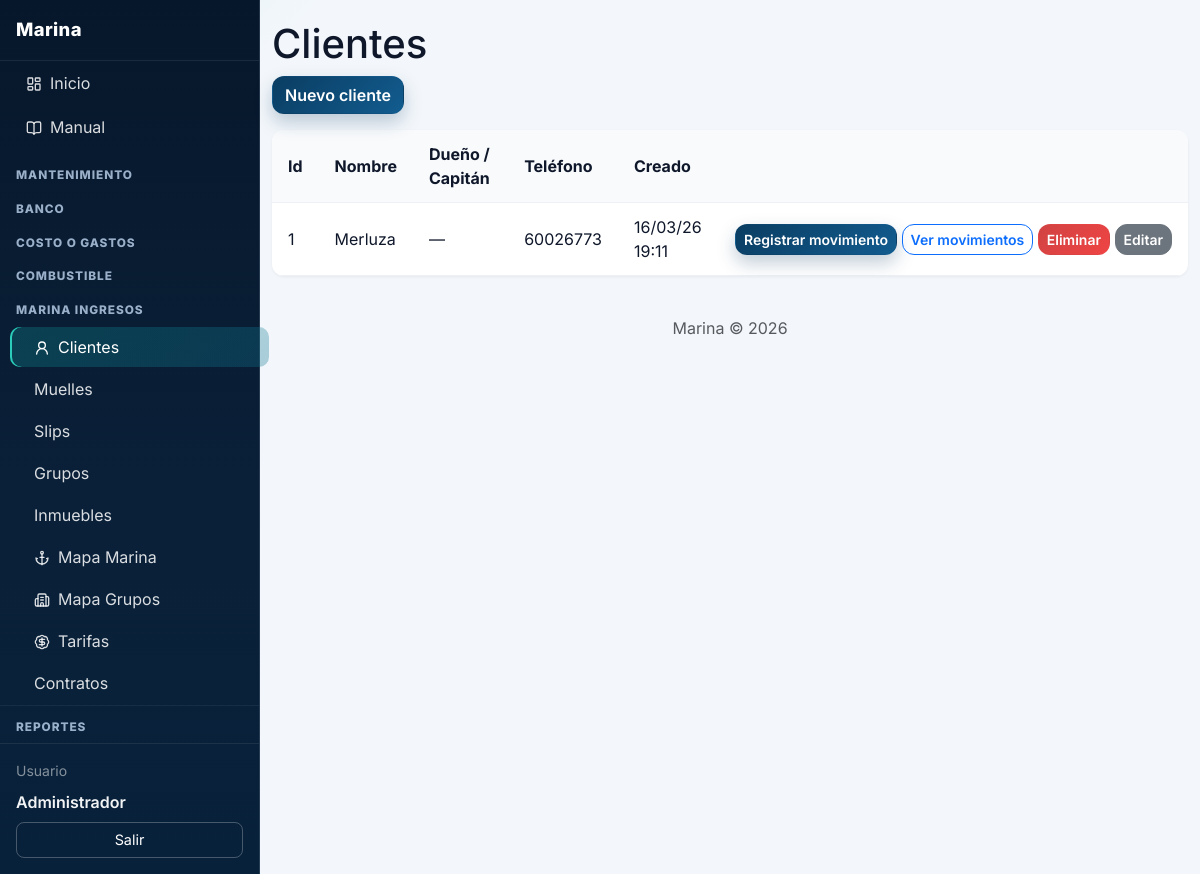
Page /index.php?p=clientes (signed in) on the committed database.
### tables this page shows
CREATE TABLE clientes (
  id INT UNSIGNED AUTO_INCREMENT PRIMARY KEY,
  nombre VARCHAR(150) NOT NULL,
  documento VARCHAR(50) NULL,
  telefono VARCHAR(50) NULL,
  email VARCHAR(100) NULL,
  direccion TEXT NULL,
  dueno_capitan VARCHAR(150) NULL COMMENT 'Dueño / Capitán',
  created_at DATETIME NOT NULL DEFAULT CURRENT_TIMESTAMP,
  updated_at DATETIME NOT NULL DEFAULT CURRENT_TIMESTAMP ON UPDATE CURRENT_TIMESTAMP,
  created_by INT UNSIGNED NULL,
  updated_by INT UNSIGNED NULL,
  FOREIGN KEY (created_by) REFERENCES usuarios(id),
  FOREIGN KEY (updated_by) REFERENCES usuarios(id)
);

### index.php (called while the page is built, shortened)
<?php
require_once __DIR__ . '/includes/funciones.php';
$p = trim($_GET['p'] ?? 'dashboard');
$p = preg_replace('/[^a-z0-9_-]/', '', $p) ?: 'dashboard';
$pagina = __DIR__ . '/pages/' . $p . '.php';
require $pagina;

### includes/funciones.php (called while the page is built, shortened)
<?php
function e(string $s): string {
    return htmlspecialchars($s, ENT_QUOTES, 'UTF-8');
}
function fechaHoraFormato(?string $fecha, string $formato = MARINA_FMT_FECHA_HORA_PANTALLA): string {
    $t = strtotime($fecha);
    return $t ? date($formato, $t) : $fecha;
}

### pages/clientes.php (the view, shortened to what this page needs)
<?php
$pdo = getDb();
?>
<?php require_once __DIR__ . '/../includes/layout.php'; ?>
<h1>Clientes</h1>
<div class="toolbar d-flex gap-2"><button type="button" class="btn btn-primary" id="btnNuevoCliente">Nuevo cliente</button></div>
<table>
    <thead><tr><th>Id</th><th>Nombre</th><th>Dueño / Capitán</th><th>Teléfono</th><th>Creado</th><th></th></tr></thead>
    <tbody>
    <?php
    $st = $pdo->query('SELECT c.* FROM clientes c ORDER BY c.nombre');
    while ($r = $st->fetch()): ?>
        <tr>
            <td><?= (int)$r['id'] ?></td>
            <td><?= e($r['nombre']) ?></td>
            <td><?= e($r['dueno_capitan'] ?? '—') ?></td>
            <td><?= e($r['telefono'] ?? '—') ?></td>
            <td><?= fechaHoraFormato($r['created_at']) ?></td>
            <td class="acciones">
                <button type="button" class="btn btn-primary btn-sm btn-registrar-mov-cliente" data-id="<?= (int)$r['id'] ?>" data-nombre="<?= e($r['nombre']) ?>">Registrar movimiento</button>
                <button type="button" class="btn btn-outline-primary btn-sm btn-ver-mov-cliente" data-id="<?= (int)$r['id'] ?>" data-nombre="<?= e($r['nombre']) ?>">Ver movimientos</button>
                <button type="button" class="btn btn-danger btn-sm btn-eliminar-cliente" data-id="<?= (int)$r['id'] ?>" data-nombre="<?= e($r['nombre']) ?>">Eliminar</button>
                <button type="button" class="btn btn-secondary btn-sm btn-editar-cliente" data-id="<?= (int)$r['id'] ?>" data-nombre="<?= e($r['nombre']) ?>" data-documento="<?= e($r['documento'] ?? '') ?>" data-telefono="<?= e($r['telefono'] ?? '') ?>" data-email="<?= e($r['email'] ?? '') ?>" data-direccion="<?= e($r['direccion'] ?? '') ?>" data-dueno-capitan="<?= e($r['dueno_capitan'] ?? '') ?>">Editar</button>
            </td>
        </tr>
    <?php endwhile; ?>
    </tbody>
</table>
<?php require_once __DIR__ . '/../includes/footer.php'; ?>

### assets/css/estilos.css (style rules this page uses)
body { font-family: system-ui, -apple-system, Segoe UI, Roboto, Arial, sans-serif; background: #f4f6f9; }
.toolbar { margin-bottom: 1rem; }
.acciones { white-space: nowrap; }
table { background: #fff; border-radius: .75rem; overflow: hidden; box-shadow: 0 1px 3px rgba(0, 0, 0, 0.06); }
th, td { padding: .75rem 1rem; border-bottom: 1px solid #edf0f4; }
th { background: #f8fafc; font-weight: 700; }
:root { --bg-main: #f3f7fb; --surface: #ffffff; --surface-soft: #f8fbff; --text-main: #0f172a; --text-soft: #64748b; --brand-1: #0a3d62; --brand-2: #0ea5a6; --ok: #0f9f64; --danger: #d14343; --radius-lg: 16px; --radius-md: 12px; --shadow-soft: 0 10px 30px rgba(15, 23, 42, 0.08); }
body { font-family: "Inter", system-ui, -apple-system, Segoe UI, Roboto, Arial, sans-serif; color: var(--text-main); background: radial-gradient(1200px 600px at -10% -10%, rgba(14, 165, 166, 0.16), transparent 40%), radial-gradient(900px 500px at 120% -20%, rgba(10, 61, 98, 0.2), transparent 35%), var(--bg-main); }
.btn { border-radius: 12px; font-weight: 600; transition: transform .16s ease, box-shadow .16s ease, opacity .16s ease; }
.btn-primary { background: linear-gradient(135deg, var(--brand-1), #125c8f); border-color: transparent; box-shadow: 0 8px 18px rgba(10, 61, 98, .25); }
.btn-danger { background: linear-gradient(135deg, #d14343, #ef4444); border-color: transparent; }

### rows in the picture
clientes: id "1", nombre "Merluza", dueno_capitan "—", telefono "60026773", created_at "16/03/26 19:11"

### other values in the picture
$nombre_usuario "Administrador"
